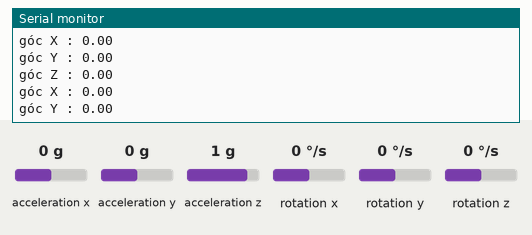
This sketch was run on a simulated Arduino Uno, built with avr-gcc and run on an emulated ATmega328P. Shown: the last lines printed to the serial monitor. The test bench sets the inputs (shaded band); at power-on: acceleration x 0 g, rotation z 0 °/s, acceleration y 0 g, acceleration z 1 g, rotation x 0 °/s, rotation y 0 °/s.

Above: at 3.2 s.
3.3 s: acceleration x set to -1.4 g
At 3.9 s:
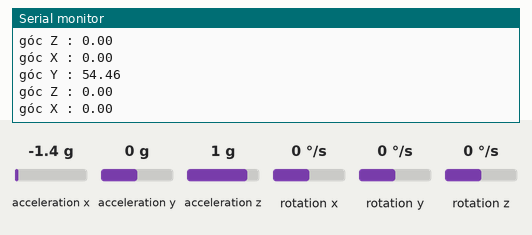
6.3 s: rotation z set to 100 °/s
At 6.9 s:
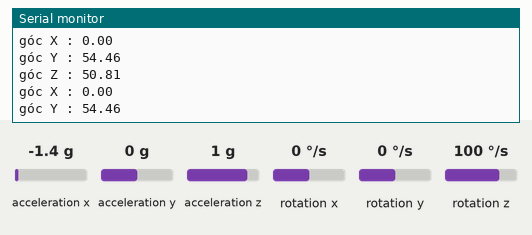
9.3 s: acceleration y set to 0.8 g
At 9.9 s:
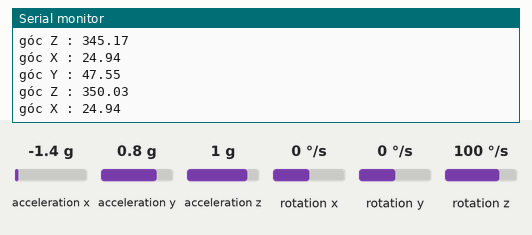
12.3 s: rotation z set to -192 °/s
At 12.8 s:
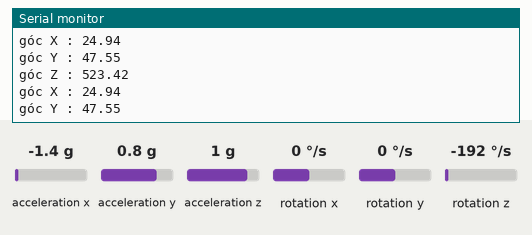
15.3 s: acceleration x set to 0 g
At 16.2 s:
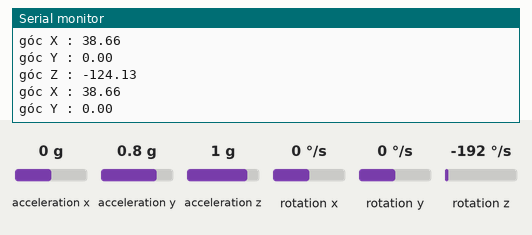
18.3 s: acceleration y set to -1.4 g
At 19.2 s:
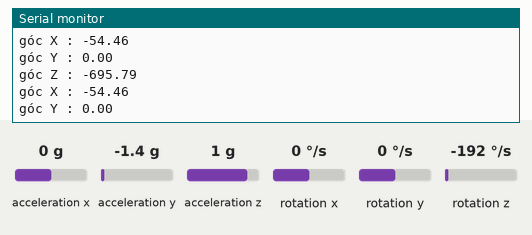
Timing chart, 0 to 21.3 s (numbered marks = the images above; inputs shaded):
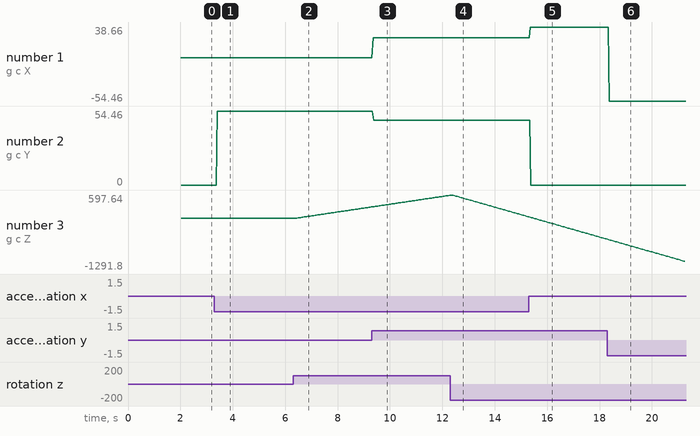

Measured:
- after the input at 3.3 s, the serial monitor: prints a new line after 0.11 s (image 1)
- after the input at 6.3 s, the serial monitor: prints a new line after 0.10 s (image 2)
- plotted number 2: 0 → 54.46 after the input at 3.3 s
- plotted number 3: 0 → 291.97 after the input at 6.3 s

The sketch:

mpu.ino
```cpp
#include "Wire.h"
#include <MPU6050_light.h>

MPU6050 mpu(Wire);
unsigned long timer = 0;

void setup() {

  Serial.begin(9600);
  Wire.begin();
  byte status = mpu.begin();
  Serial.print(F("MPU6050 status: "));
  Serial.println(status);
  while (status != 0) { } //
  Serial.println(F("Bắt đầu đo góc: "));
  delay(1000);
  mpu.calcOffsets(); // gyro and accelero
  Serial.println("Done!n");
}


void loop() {
  // put your main code here, to run repeatedly:
  mpu.update();
  if ((millis() - timer) > 10) { // print data every 10ms
     Serial.print("góc X : ");
     Serial.print(mpu.getAngleX());
     Serial.print("\n");
     Serial.print("góc Y : ");
     Serial.print(mpu.getAngleY());
     Serial.print("\n");
     Serial.print("góc Z : ");
     Serial.println(mpu.getAngleZ());
     timer = millis();
   }
}
```
